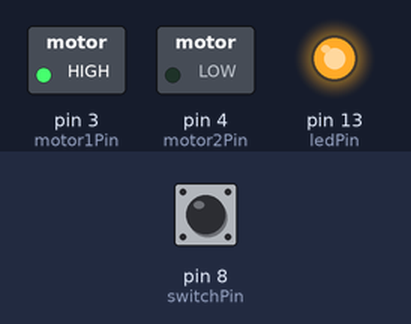
Recording of a sketch running on a simulated Arduino Uno, built with avr-gcc and run on an emulated ATmega328P. On the bench: switched loads named in the sketch (green lamp = pin HIGH), output pins drawn as LEDs (lit = HIGH). Dashed ring = blinking. Inputs (shaded band) come from the test bench; at power-on: pin 8 (switchPin) HIGH.

Above: at 4.4 s.
4.5 s: pin 8 (switchPin) pulled LOW for 1.45 s
At 7.2 s:
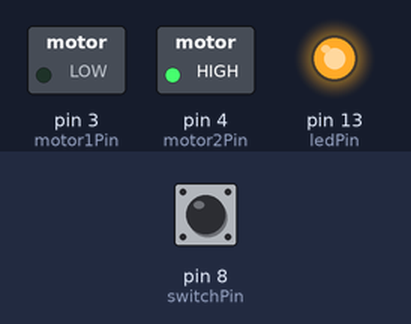
At 9.9 s:
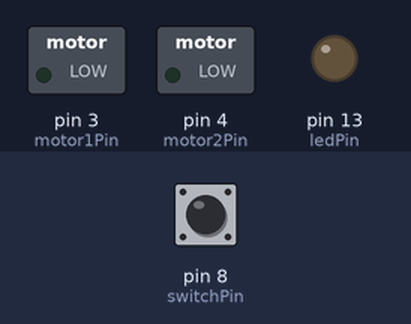
10.4 s: pin 8 (switchPin) pulled LOW for 3.2 s
At 14.5 s:
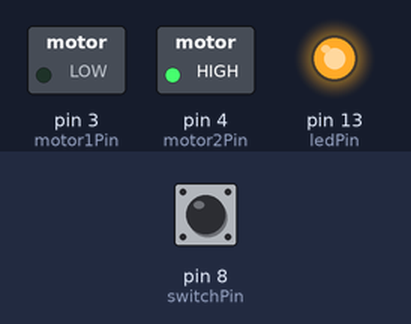
Timing chart, 0 to 23.8 s (numbered marks = the images above; inputs shaded):
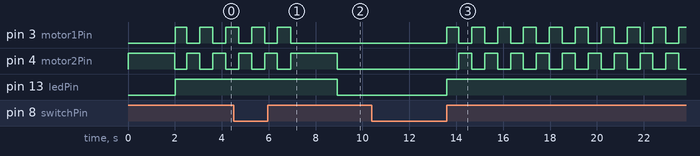

Measured:
- after the input at 4.5 s, pin 3 (motor1Pin): goes on until 6.9 s, then stays LOW; pin 13 (ledPin): HIGH → LOW after 4.4 s
- after the input at 10.4 s, pin 3 (motor1Pin): alternates HIGH for 0.56 s and LOW for 0.55 s, starting after 3.2 s; pin 4 (motor2Pin): alternates HIGH for 0.55 s and LOW for 0.56 s, starting after 3.7 s; pin 13 (ledPin): LOW → HIGH after 3.2 s
- by itself, pin 3 (motor1Pin): alternates HIGH for 0.53 s and LOW for 0.55 s

The sketch:

sketch_Agitator.ino
```cpp
const int motor1Pin = 3;    // H-bridge leg 1 (pin 2, 1A)
const int motor2Pin = 4;    // H-bridge leg 2 (pin 7, 2A)

int switchPin = 8;
int ledPin = 13;
boolean lastButton = LOW;
boolean currentButton = LOW;
boolean ledOn = false;
boolean initialised = false;
boolean started = false;

int counter = 0;
const int maxCountBeforeReset = 100;

void setup() {

  // set all the other pins you're using as outputs:
  pinMode(motor1Pin, OUTPUT);
  pinMode(motor2Pin, OUTPUT);

  pinMode(switchPin, INPUT);
  pinMode(ledPin, OUTPUT);

}

boolean debounce(boolean last)
{
  boolean current = digitalRead(switchPin);
  if (last != current)
  {
    delay(5);
    current = digitalRead(switchPin);
  }
  return current;
}

void stopTray()
{
    //Stop the motor
    digitalWrite(motor1Pin, LOW);  // set leg 1 of the H-bridge high
    digitalWrite(motor2Pin, LOW);   // set leg 2 of the H-bridge low
}

void initialiseTray()
{
    counter = 0;

    //Resets the position of the tray
    digitalWrite(motor1Pin, LOW);   // set leg 1 of the H-bridge low
    digitalWrite(motor2Pin, HIGH);  // set leg 2 of the H-bridge high
    delay(2000);                  // waits for a second

    stopTray();

    initialised = true;
}

//Assumes that the tray is in the closed position
void moveTrayToStartPosition()
{
   //Move the tray out part way
    digitalWrite(motor1Pin, HIGH);  // set leg 1 of the H-bridge high
    digitalWrite(motor2Pin, LOW);   // set leg 2 of the H-bridge low
    delay(500);

    stopTray();
}

void loop() {

    if (!initialised)
    {
      initialiseTray();
    }


    currentButton = debounce(lastButton);
    if (lastButton == LOW && currentButton == HIGH)
    {
      ledOn = !ledOn;

      if (!ledOn)
      {
          initialiseTray();
          started = false;
      }
    }
    lastButton = currentButton;
    digitalWrite(ledPin, ledOn);

    if (ledOn)
    {
      if (!started)
      {
        moveTrayToStartPosition();
        started = true;
      }

      counter = counter + 1;

      digitalWrite(motor1Pin, LOW);   // set leg 1 of the H-bridge low
      digitalWrite(motor2Pin, HIGH);  // set leg 2 of the H-bridge high
      delay(550);                  // waits for a second

      digitalWrite(motor1Pin, HIGH);  // set leg 1 of the H-bridge high
      digitalWrite(motor2Pin, LOW);   // set leg 2 of the H-bridge low
      delay(555);

      if (counter >= maxCountBeforeReset)
      {
        initialiseTray();
        moveTrayToStartPosition();
      }
    }


}
```
